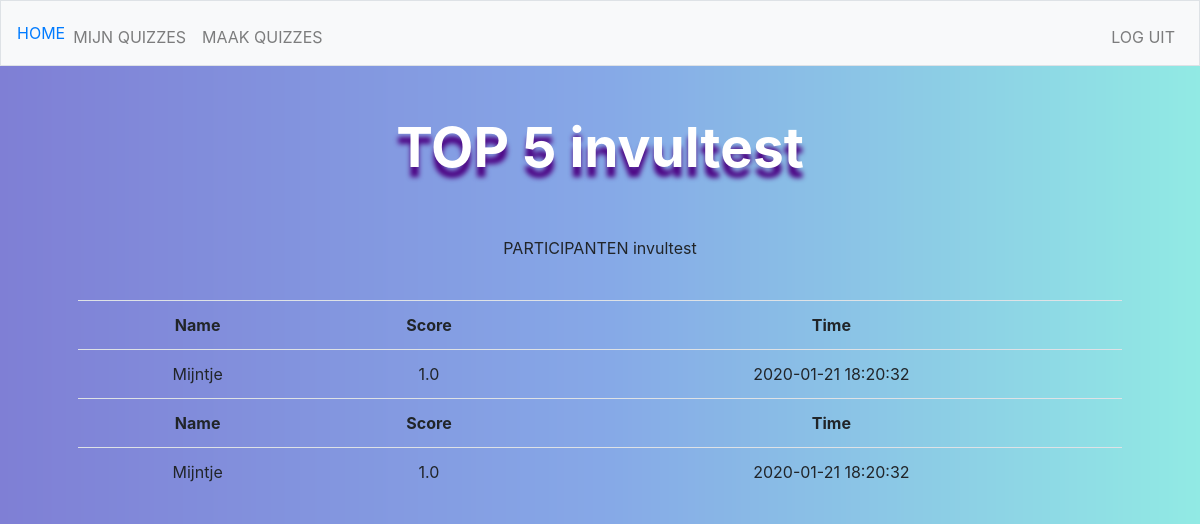
Page /results/60 (signed in) on the earlier database version.
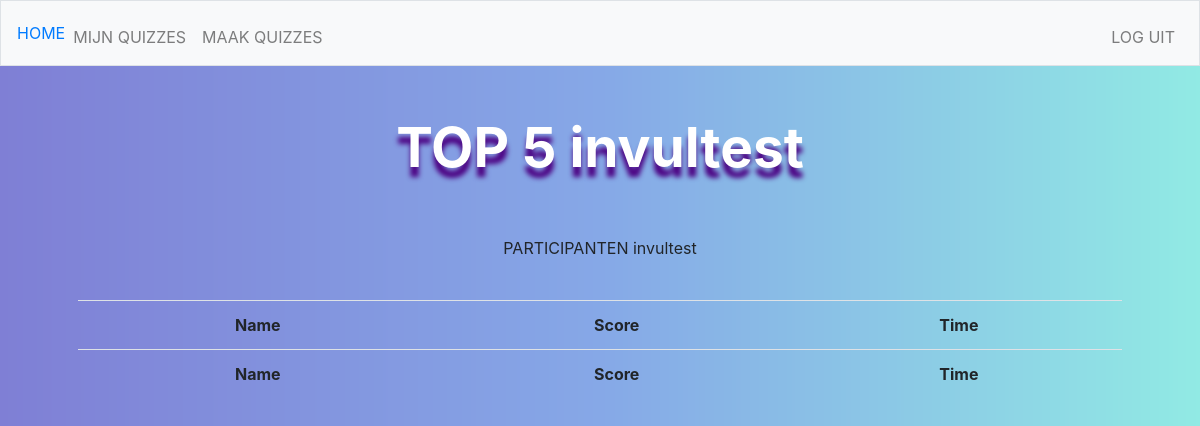
Same page on the later database version.
### tables this page shows
CREATE TABLE 'quizes' ('quiz_id' integer PRIMARY KEY AUTOINCREMENT NOT NULL,'user_id' integer NOT NULL, 'quiz_titel'  text NOT NULL  , 'date'  timestamp DEFAULT CURRENT_DATE  , 'gif' text);

CREATE TABLE 'participants' ('participant_id' integer PRIMARY KEY AUTOINCREMENT NOT NULL, 'quiz_id' integer NOT NULL, 'name' text NOT NULL, 'score' real, 'time'  timestamp DEFAULT CURRENT_TIMESTAMP  );

### application.py (the view)
@app.route("/results/<quiz_id>", methods=["GET", "POST"])
@login_required
def results(quiz_id):
    quiz_name = db.execute("SELECT quiz_titel FROM quizes WHERE quiz_id = :quiz_id", quiz_id=quiz_id)[0]["quiz_titel"]
    participants_list = []
    for participant in db.execute("SELECT * FROM participants WHERE quiz_id = :quiz", quiz=quiz_id):
        participants_list.append(participant)
    top_participants = sorted(participants_list, key=lambda x:x["score"])
    top_participants.reverse()
    return render_template("results.html", participants_list=participants_list, quiz_name=quiz_name, top_participants=top_participants[:5])

### application.py (called while the page is built)
@app.after_request
def after_request(response):
    response.headers["Cache-Control"] = "no-cache, no-store, must-revalidate"
    response.headers["Expires"] = 0
    response.headers["Pragma"] = "no-cache"
    return response

### helpers.py (called while the page is built)
def login_required(f):
    @wraps(f)
    def decorated_function(*args, **kwargs):
        if session.get("user_id") is None:
            return redirect("/login")
        return f(*args, **kwargs)
    return decorated_function

### templates/results.html (shortened to what this page needs)
{% extends "layout.html" %}
{% block main %}
    <form action="/results/{{quiz_id}}" method="post">
        <div class="form-group">
            <table class="table table-hoverable">
                <h1>TOP 5 {{quiz_name}}</h1>
                <tr>
                    <th>Name</th>
                    <th>Score</th>
                    <th>Time</th>
                </tr>
                {% for part in top_participants %}
                    <tr>
                        <td>{{part["name"]}}</td>
                        <td>{{part["score"]}}</td>
                        <td>{{part["time"]}}</td>
                    </tr>
                {% endfor %}
                <br><br>
                <tr>
                    <th>Name</th>
                    <th>Score</th>
                    <th>Time</th>
                </tr>
                {% for part in participants_list %}
                    <tr>
                        <td>{{part["name"]}}</td>
                        <td>{{part["score"]}}</td>
                        <td>{{part["time"]}}</td>
                    </tr>
                {% endfor %}
            </table>
        </div>
    </form>
{% endblock %}

### templates/layout.html (shortened to what this page needs)
<!DOCTYPE html>
<html lang="en">
    <head>
        <link href="https://maxcdn.bootstrapcdn.com/bootstrap/4.1.3/css/bootstrap.min.css" rel="stylesheet">
        <link href="/static/styles.css" rel="stylesheet">
    </head>
    <body>
        <nav class="navbar navbar-expand-md navbar-light bg-light border">
            <a class="nav-item" href="/"> <span class="red">HOME</span></a>
            <div class="collapse navbar-collapse" id="navbar">
                {% if session.user_id %}
                    <ul class="navbar-nav mr-auto mt-2">
                        <li class="nav-item"><a class="nav-link" href="/mijn_quizzes">MIJN QUIZZES</a></li>
                        <li class="nav-item"><a class="nav-link" href="/maak_quiz">MAAK QUIZZES</a></li>
                    </ul>
                    <ul class="navbar-nav ml-auto mt-2">
                        <li class="nav-item"><a class="nav-link" href="/logout">LOG UIT</a></li>
                    </ul>
                {% else %}
                    <ul class="navbar-nav ml-auto mt-2">
                        <li class="nav-item"><a class="nav-link" href="/register">MAAK ACCOUNT</a></li>
                        <li class="nav-item"><a class="nav-link" href="/login">LOG IN</a></li>
                    </ul>
                {% endif %}
            </div>
        </nav>
        <main class="container p-5">
            {% block main %}{% endblock %}
        </main>
    </body>
</html>

### static/styles.css (style rules this page uses)
main { overflow-x: auto; text-align: center; }
body { background-image: url("Azur Lane.jpg"); background-repeat: no-repeat; background-size: cover; }
h1 { font-size: 55px; font-weight: bold; text-shadow: 0px 10px 5px indigo; color: white; }
table { margin-top: 40px; }

Differences in the rows shown:
removed participants: name "Mijntje", score "1.0", time "2020-01-21 18:20:32"
